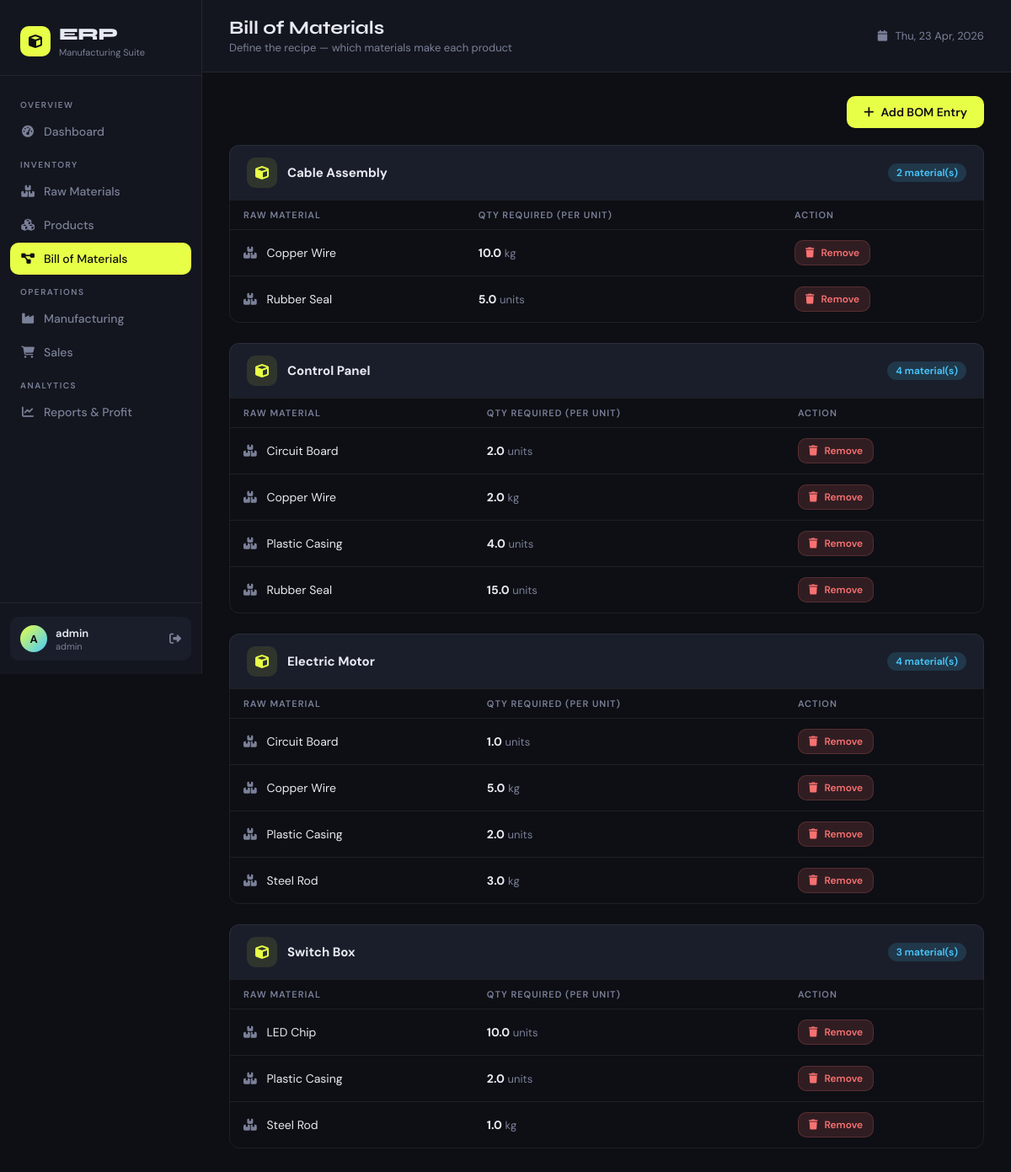
/bom (signed in), run on the app's committed database.
### tables this page shows
CREATE TABLE products (
            id INTEGER PRIMARY KEY AUTOINCREMENT,
            name TEXT NOT NULL UNIQUE,
            stock INTEGER NOT NULL DEFAULT 0,
            selling_price REAL DEFAULT 0,
            cost_price REAL DEFAULT 0
        );

CREATE TABLE bom (
            id INTEGER PRIMARY KEY AUTOINCREMENT,
            product_id INTEGER NOT NULL,
            material_id INTEGER NOT NULL,
            quantity_required REAL NOT NULL,
            FOREIGN KEY (product_id) REFERENCES products(id) ON DELETE CASCADE,
            FOREIGN KEY (material_id) REFERENCES materials(id) ON DELETE CASCADE,
            UNIQUE(product_id, material_id)
        );

CREATE TABLE materials (
            id INTEGER PRIMARY KEY AUTOINCREMENT,
            name TEXT NOT NULL UNIQUE,
            quantity REAL NOT NULL DEFAULT 0,
            unit TEXT DEFAULT 'units',
            low_stock_threshold REAL DEFAULT 50
        );

### app.py (the view)
@app.route("/bom")
@login_required
def bom():
    db = get_db()
    products = db.execute("SELECT * FROM products ORDER BY name").fetchall()
    materials = db.execute("SELECT * FROM materials ORDER BY name").fetchall()
    bom_entries = db.execute("""
        SELECT b.id, p.name as product_name, m.name as material_name,
               b.quantity_required, m.unit, b.product_id, b.material_id
        FROM bom b
        JOIN products p ON b.product_id = p.id
        JOIN materials m ON b.material_id = m.id
        ORDER BY p.name, m.name
    """).fetchall()
    db.close()
    return render_template("bom.html", bom_entries=bom_entries,
                           products=products, materials=materials)

### app.py (called while the page is built)
def get_db():
    db = sqlite3.connect("erp.db")
    db.row_factory = sqlite3.Row  # This lets us access columns by name (row["name"])
    return db

def login_required(f):
    @wraps(f)
    def decorated(*args, **kwargs):
        if "user" not in session:
            return redirect(url_for("login"))
        return f(*args, **kwargs)
    return decorated

### templates/bom.html (shortened to what this page needs)
{% extends "base.html" %}
{% block page_title %}Bill of Materials{% endblock %}
{% block page_subtitle %}Define the recipe — which materials make each product{% endblock %}
{% block content %}
<div style="display:flex; justify-content:flex-end; margin-bottom:20px;">
    <button class="btn btn-primary" onclick="openModal('addBomModal')">
        <i class="fas fa-plus"></i> Add BOM Entry
    </button>
</div>
{% if products %}
    {% for product in products %}
    {% set product_bom = bom_entries | selectattr("product_name", "equalto", product.name) | list %}
    <div class="bom-product-section">
        <div class="bom-product-header">
            <div class="bom-product-icon"><i class="fas fa-cube"></i></div>
            <div class="bom-product-name">{{ product.name }}</div>
            <span class="badge badge-info" style="margin-left:auto;">{{ product_bom|length }} material(s)</span>
        </div>
        <div class="bom-table-wrap">
            {% if product_bom %}
            <table>
                <thead>
                    <tr>
                        <th>Raw Material</th>
                        <th>Qty Required (per unit)</th>
                        <th>Action</th>
                    </tr>
                </thead>
                <tbody>
                    {% for entry in product_bom %}
                    <tr>
                        <td>
                            <i class="fas fa-boxes-stacked" style="color:var(--muted);margin-right:8px;"></i>
                            {{ entry.material_name }}
                        </td>
                        <td>
                            <strong>{{ entry.quantity_required }}</strong>
                            <span style="color:var(--muted); font-size:13px;"> {{ entry.unit }}</span>
                        </td>
                        <td>
                            <a href="{{ url_for('delete_bom', id=entry.id) }}"
                               class="btn btn-danger btn-sm"
                               onclick="return confirm('Remove this BOM entry?')">
                                <i class="fas fa-trash"></i> Remove
                            </a>
                        </td>
                    </tr>
                    {% endfor %}
                </tbody>
            </table>
            {% else %}
            <div class="bom-empty">
                <i class="fas fa-info-circle" style="margin-right:6px;"></i>
                No materials defined for this product yet.
                <a href="#" onclick="preselectProduct({{ product.id }}); return false;" style="color:var(--accent);">Add one</a>
            </div>
            {% endif %}
        </div>
    </div>
    {% endfor %}
{% endif %}
{% endblock %}

### templates/base.html (style rules this page uses)
:root { --bg: #0d0f14; --surface: #13161e; --surface2: #1a1e2a; --border: rgba(255,255,255,0.07); --accent: #e8ff47; --accent2: #47c9ff; --accent3: #ff6b6b; --text: #e8eaf2; --muted: #7b8099; --success: #4ade80; --warning: #fbbf24; --danger: #f87171; --sidebar-w: 240px; }
* { margin:0; padding:0; box-sizing:border-box; }
body { font-family: 'DM Sans', sans-serif; background: var(--bg); color: var(--text); min-height: 100vh; }
.btn { display: inline-flex; align-items: center; gap: 8px; padding: 10px 20px; border-radius: 10px; border: none; font-family: 'DM Sans', sans-serif; font-size: 14px; font-weight: 600; cursor: pointer; text-decoration: none; transition: all 0.2s ease; }
.btn-primary { background: var(--accent); color: #0d0f14; }
.btn-danger { background: rgba(248,113,113,0.15); color: var(--danger); border: 1px solid rgba(248,113,113,0.2); }
.btn-sm { padding: 6px 12px; font-size: 12px; }
table { width: 100%; border-collapse: collapse; font-size: 14px; }
thead th { padding: 10px 16px; text-align: left; font-size: 11px; font-weight: 600; letter-spacing: 1px; text-transform: uppercase; color: var(--muted); border-bottom: 1px solid var(--border); }
tbody tr { border-bottom: 1px solid var(--border); transition: background 0.15s; }
tbody tr:last-child { border-bottom: none; }
td { padding: 12px 16px; vertical-align: middle; }
.badge { display: inline-flex; align-items: center; gap: 4px; padding: 3px 10px; border-radius: 20px; font-size: 12px; font-weight: 600; }
.badge-info { background: rgba(71,201,255,0.15); color: var(--accent2); }

### templates/bom.html (style rules this page uses)
.bom-product-section { margin-bottom: 24px; }
.bom-product-header { display: flex; align-items: center; gap: 12px; padding: 14px 20px; background: var(--surface2); border: 1px solid var(--border); border-radius: 12px 12px 0 0; border-bottom: none; }
.bom-product-icon { width: 36px; height: 36px; border-radius: 10px; background: rgba(232,255,71,0.1); color: var(--accent); display:flex; align-items:center; justify-content:center; }
.bom-product-name { font-weight: 700; font-size: 15px; }
.bom-table-wrap { border: 1px solid var(--border); border-radius: 0 0 12px 12px; overflow: hidden; }

### data on the page
products: name "Cable Assembly", product_bom "2"
bom: material_name "Copper Wire", quantity_required "10.0", unit "kg"
bom: material_name "Rubber Seal", quantity_required "5.0", unit "units"
products: name "Control Panel", product_bom "4"
bom: material_name "Circuit Board", quantity_required "2.0", unit "units"
bom: material_name "Copper Wire", quantity_required "2.0", unit "kg"
bom: material_name "Plastic Casing", quantity_required "4.0", unit "units"
bom: material_name "Rubber Seal", quantity_required "15.0", unit "units"
products: name "Electric Motor", product_bom "4"
bom: material_name "Circuit Board", quantity_required "1.0", unit "units"
bom: material_name "Copper Wire", quantity_required "5.0", unit "kg"
bom: material_name "Plastic Casing", quantity_required "2.0", unit "units"
bom: material_name "Steel Rod", quantity_required "3.0", unit "kg"
products: name "Switch Box", product_bom "3"
bom: material_name "LED Chip", quantity_required "10.0", unit "units"
bom: material_name "Plastic Casing", quantity_required "2.0", unit "units"
bom: material_name "Steel Rod", quantity_required "1.0", unit "kg"

### other printed values
{{ session.user[0].upper() }} "A"
{{ session.user }} "admin"
{{ session.role }} "admin"
